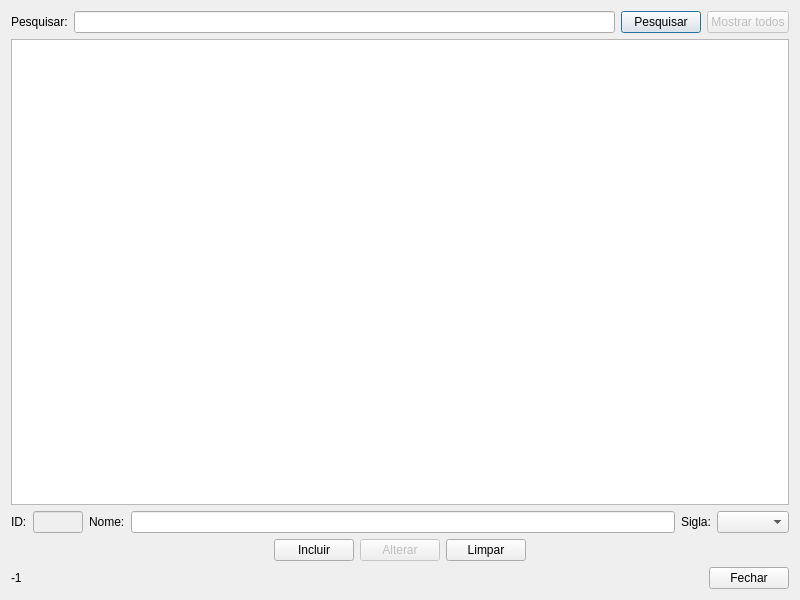
<?xml version="1.0" encoding="UTF-8"?>
<ui version="4.0">
 <class>form_grupo</class>
 <widget class="QDialog" name="form_grupo">
  <property name="geometry">
   <rect>
    <x>0</x>
    <y>0</y>
    <width>800</width>
    <height>600</height>
   </rect>
  </property>
  <property name="windowTitle">
   <string>Grupos - Limus :: Livros e Músicas</string>
  </property>
  <property name="windowIcon">
   <iconset resource="arquivos.qrc">
    <normaloff>:/imagens/imagens/icone.png</normaloff>:/imagens/imagens/icone.png</iconset>
  </property>
  <layout class="QGridLayout" name="gridLayout">
   <item row="0" column="0">
    <layout class="QHBoxLayout" name="horizontalLayout">
     <item>
      <widget class="QLabel" name="label">
       <property name="text">
        <string>Pesquisar:</string>
       </property>
      </widget>
     </item>
     <item>
      <widget class="QLineEdit" name="lineEdit_pesquisar"/>
     </item>
     <item>
      <widget class="QPushButton" name="pushButton_pesquisar">
       <property name="text">
        <string>Pesquisar</string>
       </property>
      </widget>
     </item>
     <item>
      <widget class="QPushButton" name="pushButton_mostrar_todos">
       <property name="enabled">
        <bool>false</bool>
       </property>
       <property name="text">
        <string>Mostrar todos</string>
       </property>
      </widget>
     </item>
    </layout>
   </item>
   <item row="1" column="0">
    <widget class="QTableWidget" name="tableWidget_grupo"/>
   </item>
   <item row="2" column="0">
    <layout class="QHBoxLayout" name="horizontalLayout_2">
     <item>
      <widget class="QLabel" name="label_2">
       <property name="text">
        <string>ID:</string>
       </property>
      </widget>
     </item>
     <item>
      <widget class="QLineEdit" name="lineEdit_id">
       <property name="enabled">
        <bool>false</bool>
       </property>
       <property name="maximumSize">
        <size>
         <width>50</width>
         <height>16777215</height>
        </size>
       </property>
      </widget>
     </item>
     <item>
      <widget class="QLabel" name="label_3">
       <property name="text">
        <string>Nome:</string>
       </property>
      </widget>
     </item>
     <item>
      <widget class="QLineEdit" name="lineEdit_nome"/>
     </item>
     <item>
      <widget class="QLabel" name="label_4">
       <property name="text">
        <string>Sigla:</string>
       </property>
      </widget>
     </item>
     <item>
      <widget class="QComboBox" name="comboBox_sigla"/>
     </item>
    </layout>
   </item>
   <item row="3" column="0">
    <layout class="QHBoxLayout" name="horizontalLayout_3">
     <item>
      <spacer name="horizontalSpacer_3">
       <property name="orientation">
        <enum>Qt::Horizontal</enum>
       </property>
       <property name="sizeHint" stdset="0">
        <size>
         <width>40</width>
         <height>20</height>
        </size>
       </property>
      </spacer>
     </item>
     <item>
      <widget class="QPushButton" name="pushButton_incluir">
       <property name="text">
        <string>Incluir</string>
       </property>
      </widget>
     </item>
     <item>
      <widget class="QPushButton" name="pushButton_alterar">
       <property name="enabled">
        <bool>false</bool>
       </property>
       <property name="text">
        <string>Alterar</string>
       </property>
      </widget>
     </item>
     <item>
      <widget class="QPushButton" name="pushButton_limpar">
       <property name="text">
        <string>Limpar</string>
       </property>
      </widget>
     </item>
     <item>
      <spacer name="horizontalSpacer">
       <property name="orientation">
        <enum>Qt::Horizontal</enum>
       </property>
       <property name="sizeHint" stdset="0">
        <size>
         <width>40</width>
         <height>20</height>
        </size>
       </property>
      </spacer>
     </item>
    </layout>
   </item>
   <item row="4" column="0">
    <layout class="QHBoxLayout" name="horizontalLayout_4">
     <item>
      <widget class="QLabel" name="label_selected_row">
       <property name="text">
        <string>-1</string>
       </property>
      </widget>
     </item>
     <item>
      <spacer name="horizontalSpacer_2">
       <property name="orientation">
        <enum>Qt::Horizontal</enum>
       </property>
       <property name="sizeHint" stdset="0">
        <size>
         <width>40</width>
         <height>20</height>
        </size>
       </property>
      </spacer>
     </item>
     <item>
      <widget class="QPushButton" name="pushButton_fechar">
       <property name="text">
        <string>Fechar</string>
       </property>
      </widget>
     </item>
    </layout>
   </item>
  </layout>
 </widget>
 <resources>
  <include location="arquivos.qrc"/>
 </resources>
 <connections/>
</ui>
